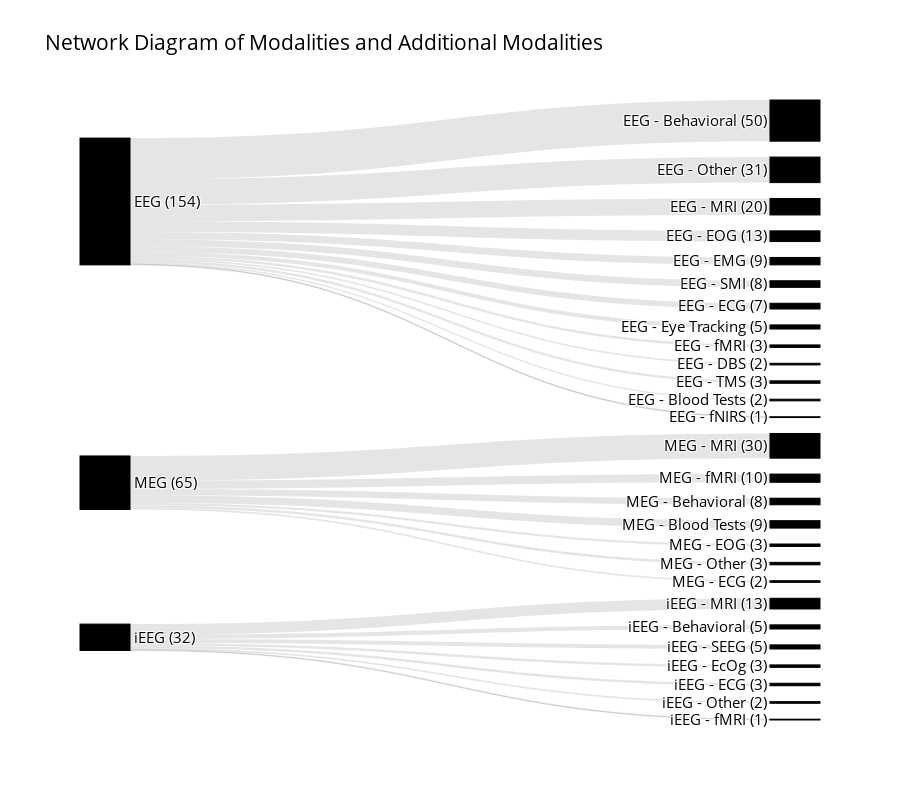

The notebook cell saved with this chart:
### Markdown cell above
### Figure 2

Figure 2 - Modality x Additional Modality
A network diagram or Sankey diagram displaying the connections between primary modality (e.g., EEG) and additional modalities (e.g., fMRI, behavioral). This can visually represent multi-modality studies and show how often additional methods were used

### Code cell
df_fig1 = df[['EEG Modality', 
              'MEG Modality', 
              'iEEG modality',
              'Has MRI',
              'Has EOG',
              'Has Behavioral',
              'Has fMRi',
              'Has EcOg',
              'Has DBS',
              'Has SMI',
              'Has EMG',
              'Has TMS',
              'Has ECG',
              'Has SEEG',
              'Has fNIRS',
              'Has Blood Tests',
              'Eye tracking',
              'Other (put in name)']]

df_fig1.rename(columns={
    'EEG Modality': 'EEG',
    'MEG Modality': 'MEG',
    'iEEG modality': 'iEEG',
    'Has MRI': 'MRI',
    'Has EOG': 'EOG',
    'Has Behavioral': 'Behavioral',
    'Has fMRi': 'fMRI',
    'Has EcOg': 'EcOg',
    'Has DBS': 'DBS',
    'Has SMI': 'SMI',
    'Has EMG': 'EMG',
    'Has TMS': 'TMS',
    'Has ECG': 'ECG',
    'Has SEEG': 'SEEG',
    'Has fNIRS': 'fNIRS',
    'Has Blood Tests': 'Blood Tests',
    'Eye tracking': 'Eye Tracking',
    'Other (put in name)': 'Other'
}, inplace=True)

# Create dataframe of eeg as primary modality
df_fig1_eeg = df_fig1[df_fig1['EEG'] == 'X']
df_fig1 = df_fig1[df_fig1['EEG'] != 'X']

# Create dataframe of meg as primary modality
df_fig1_meg = df_fig1[df_fig1['MEG'] == 'X']
df_fig1 = df_fig1[df_fig1['MEG'] != 'X']

# Create dataframe of ieeg as primary modality
df_fig1_ieeg = df_fig1[df_fig1['iEEG'] == 'X']
df_fig1 = df_fig1[df_fig1['iEEG'] != 'X']

# Create a list of primary modalities and additional modalities
primary_modalities = ['EEG', 'MEG', 'iEEG']
additional_modalities = ['MRI', 'EOG', 'Behavioral', 'fMRI', 'EcOg', 'DBS', 'SMI', 'EMG', 'TMS', 'ECG', 'SEEG', 'fNIRS', 'Blood Tests', 'Eye Tracking', 'Other']

# Initialize a dictionary to store the connections
connections = {modality: {additional: 0 for additional in additional_modalities} for modality in primary_modalities}

# Count the connections
for modality in primary_modalities:
    for additional in additional_modalities:
        connections[modality][additional] = df_fig1_eeg[additional].notna().sum() if modality == 'EEG' else \
                                            df_fig1_meg[additional].notna().sum() if modality == 'MEG' else \
                                            df_fig1_ieeg[additional].notna().sum()

# Create lists for the nodes and links
nodes = []
node_indices = {}
links = []
index = 0

for modality in primary_modalities:
    modality_connections = sum(connections[modality].values())
    nodes.append(f"{modality} ({modality_connections})")
    node_indices[modality] = index
    index += 1
    for additional in additional_modalities:
        node_name = f"{modality} - {additional} ({connections[modality][additional]})"
        nodes.append(node_name)
        node_indices[node_name] = index
        index += 1
        if connections[modality][additional] > 0:
            links.append({
                'source': node_indices[modality],
                'target': node_indices[node_name],
                'value': connections[modality][additional]
            })

fig = go.Figure(data=[go.Sankey(
    node=dict(
        pad=20,
        thickness=50,
        line=dict(color="black", width=1),
        label=nodes,
        color="black"  # Set the font color to black
    ),
    link=dict(
        source=[link['source'] for link in links],
        target=[link['target'] for link in links],
        value=[link['value'] for link in links],
        color="rgba(0, 0, 0, 0.1)"  # Increase transparency of the connections
    )
)])

fig.update_layout(
    title_text="Network Diagram of Modalities and Additional Modalities",
    font=dict(size=15, color="black"),  # Set the font color to black
    height=800  # Increase the height of the figure
)
fig.show()

### Figure 1 — Plotly figure (JSON) as saved in the notebook; plotly's stock layout.template omitted (floating-point values rounded to 4 significant figures)
{"data": [{"link": {"color": "rgba(0, 0, 0, 0.1)", "source": [0, 0, 0, 0, 0, 0, 0, 0, 0, 0, 0, 0, 0, 16, 16, 16, 16, 16, 16, 16, 32, 32, 32, 32, 32, 32, 32], "target": [1, 2, 3, 4, 6, 7, 8, 9, 10, 12, 13, 14, 15, 17, 18, 19, 20, 26, 29, 31, 33, 35, 36, 37, 42, 43, 47], "value": [20, 13, 50, 3, 2, 8, 9, 3, 7, 1, 2, 5, 31, 30, 3, 8, 10, 2, 9, 3, 13, 5, 1, 3, 3, 5, 2]}, "node": {"color": "black", "label": ["EEG (154)", "EEG - MRI (20)", "EEG - EOG (13)", "EEG - Behavioral (50)", "EEG - fMRI (3)", "EEG - EcOg (0)", "EEG - DBS (2)", "EEG - SMI (8)", "EEG - EMG (9)", "EEG - TMS (3)", "EEG - ECG (7)", "EEG - SEEG (0)", "EEG - fNIRS (1)", "EEG - Blood Tests (2)", "EEG - Eye Tracking (5)", "EEG - Other (31)", "MEG (65)", "MEG - MRI (30)", "MEG - EOG (3)", "MEG - Behavioral (8)", "MEG - fMRI (10)", "MEG - EcOg (0)", "MEG - DBS (0)", "MEG - SMI (0)", "MEG - EMG (0)", "MEG - TMS (0)", "MEG - ECG (2)", "MEG - SEEG (0)", "MEG - fNIRS (0)", "MEG - Blood Tests (9)", "MEG - Eye Tracking (0)", "MEG - Other (3)", "iEEG (32)", "iEEG - MRI (13)", "iEEG - EOG (0)", "iEEG - Behavioral (5)", "iEEG - fMRI (1)", "iEEG - EcOg (3)", "iEEG - DBS (0)", "iEEG - SMI (0)", "iEEG - EMG (0)", "iEEG - TMS (0)", "iEEG - ECG (3)", "iEEG - SEEG (5)", "iEEG - fNIRS (0)", "iEEG - Blood Tests (0)", "iEEG - Eye Tracking (0)", "iEEG - Other (2)"], "line": {"color": "black", "width": 1}, "pad": 20, "thickness": 50}, "type": "sankey"}], "layout": {"font": {"color": "black", "size": 15}, "height": 800, "title": {"text": "Network Diagram of Modalities and Additional Modalities"}}}
